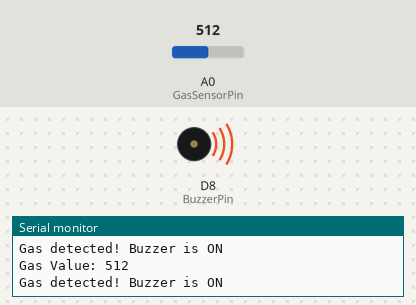
This sketch was run on a simulated ESP8266 (NodeMCU). Parts: buzzer (waves = sounding, pin HIGH), the last lines printed to the serial monitor. The test bench sets the inputs (shaded band); at power-on: A0 (GasSensorPin) = 512.

Above: at 1.8 s.
1.9 s: A0 (GasSensorPin) set to 316
3.4 s: A0 (GasSensorPin) set to 289
At 4.9 s:
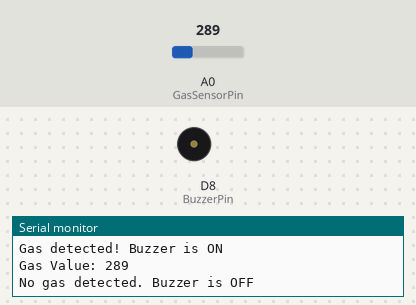
5.5 s: A0 (GasSensorPin) set to 306
At 6.4 s:
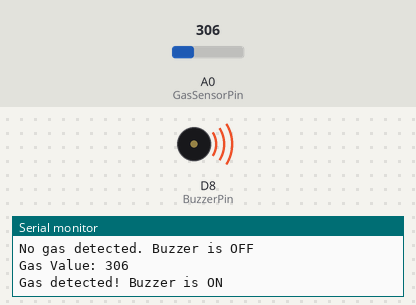
7.5 s: A0 (GasSensorPin) set to 290
At 9.1 s:
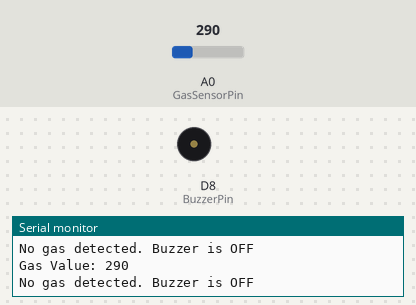
Timing chart, 0 to 10.5 s (numbered marks = the images above; inputs shaded):
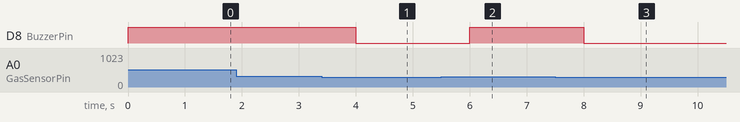

Measured:
- the behaviour switches between 301 and 300 on A0 (GasSensorPin) (found by bisection; images 0 and 1)
- after the input at 3.4 s, D8 (BuzzerPin): HIGH → LOW after 0.60 s
- after the input at 5.5 s, D8 (BuzzerPin): LOW → HIGH after 0.50 s
- after the input at 7.5 s, D8 (BuzzerPin): HIGH → LOW after 0.50 s

The sketch:

gasdetect.ino
```cpp
#define BuzzerPin D8
#define GasSensorPin A0

void setup() {
  Serial.begin(115200);
  pinMode(BuzzerPin, OUTPUT);
}

void loop() {
  int gasValue = analogRead(GasSensorPin);

  int gasThreshold = 300;

  Serial.print("Gas Value: ");
  Serial.println(gasValue);

  if (gasValue > gasThreshold) {

    digitalWrite(BuzzerPin, HIGH);
    Serial.println("Gas detected! Buzzer is ON");
  } else {
    digitalWrite(BuzzerPin, LOW);
    Serial.println("No gas detected. Buzzer is OFF");
  }
  delay(1000);
}
```
